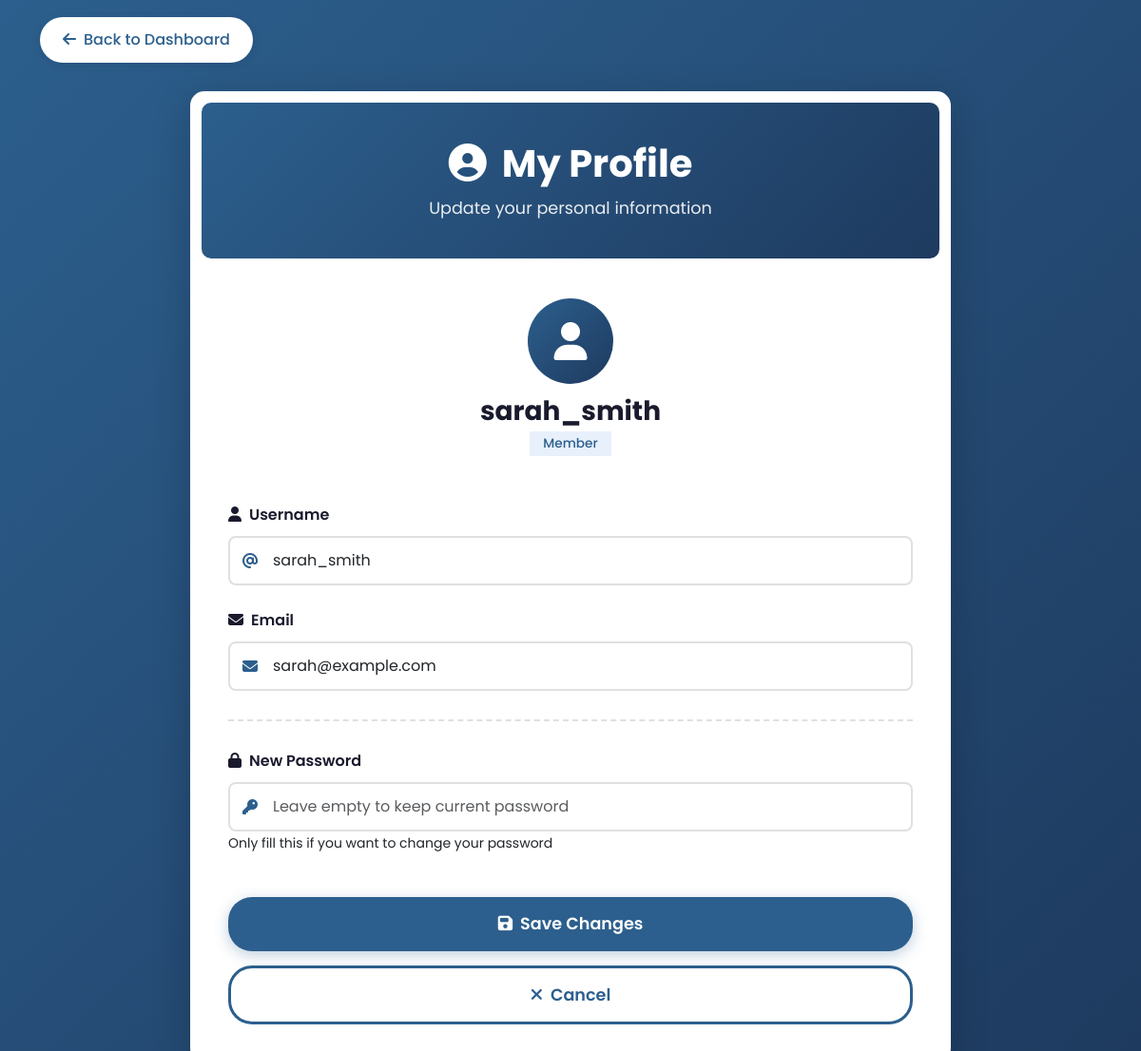
Page /profile (signed in) on the committed database.
### tables this page shows
CREATE TABLE users (
    id INTEGER PRIMARY KEY AUTOINCREMENT,
    username TEXT UNIQUE NOT NULL,
    email TEXT UNIQUE NOT NULL,
    password TEXT NOT NULL,
    role TEXT DEFAULT 'member',
    location TEXT,
    contact_info TEXT,
    created_at TIMESTAMP DEFAULT CURRENT_TIMESTAMP
);

### app.py (the view, shortened to what this page needs)
@app.route('/profile', methods=['GET', 'POST'])
@login_required
def profile():
    conn = get_db_connection()
    user = conn.execute('SELECT * FROM users WHERE id = ?',
                        (current_user.id,)).fetchone()
    conn.close()
    return render_template('profile.html', user=user)
    borrow_req = conn.execute('SELECT * FROM borrow_requests WHERE id = ?',
                              (request_id,)).fetchone()
    if borrow_req is None:
        flash('Request not found!', 'danger')
        conn.close()
        return redirect(url_for('dashboard'))
    book = conn.execute('SELECT * FROM books WHERE id = ?',
                        (borrow_req['book_id'],)).fetchone()
    if book['owner_id'] != current_user.id:
        flash('You are not authorized to do this!', 'danger')
        conn.close()
        return redirect(url_for('dashboard'))
    conn.execute('UPDATE borrow_requests SET status = "accepted" WHERE id = ?',
                 (request_id,))
    conn.execute('UPDATE books SET status = "borrowed" WHERE id = ?',
                 (borrow_req['book_id'],))
    conn.execute('''
        INSERT INTO borrow_transactions (book_id, borrower_id, owner_id, request_id, status)
        VALUES (?, ?, ?, ?, "borrowed")
    ''', (borrow_req['book_id'], borrow_req['borrower_id'], current_user.id, request_id))
    conn.commit()
    conn.close()
    flash('Request accepted! Book is now marked as borrowed.', 'success')
    return redirect(url_for('dashboard'))

### app.py (called while the page is built)
def get_db_connection():
    connection = sqlite3.connect('database.db')
    connection.row_factory = sqlite3.Row
    return connection

@login_manager.user_loader
def load_user(user_id):
    conn = get_db_connection()
    user = conn.execute('SELECT * FROM users WHERE id = ?', (user_id,)).fetchone()
    conn.close()
    if user:
        return User(user['id'], user['username'], user['email'], user['role'])
    return None

### templates/profile.html (shortened to what this page needs)
<!DOCTYPE html>
<html lang="en">
<head>
    <link href="https://cdn.jsdelivr.net/npm/bootstrap@5.3.0/dist/css/bootstrap.min.css" rel="stylesheet">
    <link rel="stylesheet" href="https://cdnjs.cloudflare.com/ajax/libs/font-awesome/6.4.0/css/all.min.css">
    <link rel="stylesheet" href="{{ url_for('static', filename='css/style.css') }}">
</head>
<body style="padding: 18px 0px 0px">
    <div class="container">
        <a href="{{ url_for('dashboard') }}" class="back-button">
            <i class="fas fa-arrow-left me-2"></i>Back to Dashboard
        </a>
        <div class="borrow-container">
            <div class="borrow-header">
                <h1><i class="fas fa-user-circle me-3"></i>My Profile</h1>
                <p>Update your personal information</p>
            </div>
            <div class="profile-avatar">
                <div class="avatar-circle">
                    <i class="fas fa-user"></i>
                </div>
                <h3 class="avatar-name">{{ user['username'] }}</h3>
                <span class="avatar-role">{{ user['role'] }}</span>
            </div>
            <div class="borrow-body">
                <form action="{{ url_for('profile') }}" method="POST">
                    <div class="form-section">
                        <label for="username" class="form-label">
                            <i class="fas fa-user me-2"></i>Username
                        </label>
                        <div class="input-icon">
                            <i class="fas fa-at"></i>
                            <input type="text" class="form-control" id="username" name="username"
                                value="{{ user['username'] }}" required>
                        </div>
                    </div>
                    <div class="form-section">
                        <label for="email" class="form-label">
                            <i class="fas fa-envelope me-2"></i>Email
                        </label>
                        <div class="input-icon">
                            <i class="fas fa-envelope"></i>
                            <input type="email" class="form-control" id="email" name="email" value="{{ user['email'] }}"
                                required>
                        </div>
                    </div>
                    <div class="section-divider"></div>
                    <div class="form-section">
                        <label for="new_password" class="form-label">
                            <i class="fas fa-lock me-2"></i>New Password
                        </label>
                        <div class="input-icon">
                            <i class="fas fa-key"></i>
                            <input type="password" class="form-control" id="new_password" name="new_password"
                                placeholder="Leave empty to keep current password">
                        </div>
                        <small class="image-hint">Only fill this if you want to change your password</small>
                    </div>
                    <button type="submit" class="btn-submit">
                        <i class="fas fa-save me-2"></i>Save Changes
                    </button>
                    <a href="{{ url_for('dashboard') }}" class="btn-cancel">
                        <i class="fas fa-times me-2"></i>Cancel
                    </a>
                </form>
            </div>
        </div>
    </div>
</body>
</html>

### static/css/style.css (style rules this page uses)
:root { --primary-dark: #1a1a2e; --primary-blue: #2c5f8d; --accent-navy: #1e3a5f; --accent-teal: #4a90a4; }
* { margin: 0; padding: 0; box-sizing: border-box; }
body { font-family: 'Poppins', sans-serif; background: linear-gradient(135deg, #2c5f8d 0%, #1e3a5f 100%); }
body { font-family: 'Poppins', sans-serif; background: linear-gradient(135deg, #2c5f8d 0%, #1e3a5f 100%); min-height: 100vh; padding: 0px 0; position: relative; overflow-x: hidden; }
.container { position: relative; z-index: 1; }
.back-button { background-color: white; color: var(--primary-blue); border: none; padding: 12px 24px; border-radius: 25px; font-weight: 500; box-shadow: 0 2px 10px rgba(0, 0, 0, 0.1); text-decoration: none; display: inline-block; margin-bottom: 30px; transition: all 0.3s ease; }
.borrow-container { background: white; border-radius: 15px; box-shadow: 0 10px 40px rgba(0, 0, 0, 0.2); overflow: hidden; max-width: 800px; margin: 0 auto; }
.borrow-header { background: linear-gradient(135deg, var(--primary-blue) 0%, var(--accent-navy) 100%); color: white; padding: 40px; border: 12px solid #fff; border-radius: 22px; text-align: center; }
.borrow-header h1 { font-size: 2.5rem; font-weight: bold; margin-bottom: 10px; }
.borrow-header p { font-size: 1.1rem; opacity: 0.9; margin-bottom: 0; }
.borrow-body { padding: 40px; }
.form-label { font-weight: 600; color: var(--primary-dark); margin-bottom: 10px; font-size: 1rem; }
.form-control, .form-select { border: 2px solid #e0e0e0; border-radius: 8px; padding: 12px 15px; font-size: 1rem; transition: all 0.3s ease; }
.input-icon { position: relative; }
.input-icon i { position: absolute; left: 15px; top: 50%; transform: translateY(-50%); color: var(--primary-blue); }
.input-icon .form-control { padding-left: 45px; }
.btn-submit { background: var(--primary-blue); color: white; border: none; padding: 15px 40px; border-radius: 25px; font-size: 1.1rem; font-weight: 600; width: 100%; margin-top: 20px; transition: all 0.3s ease; box-shadow: 0 4px 15px rgba(44, 95, 141, 0.3); }
.btn-cancel { background: #fff; color: var(--primary-blue); border: 3px solid var(--primary-blue); padding: 15px 40px; border-radius: 25px; font-size: 1.1rem; font-weight: 600; width: 100%; margin-top: 15px; transition: all 0.3s ease; text-decoration: none; display: block; text-align: center; }
.form-section { margin-bottom: 25px; }
.section-divider { border-top: 2px dashed #e0e0e0; margin: 30px 0; }
.profile-avatar { display: flex; flex-direction: column; align-items: center; padding: 30px 0 10px; }
.avatar-circle { width: 90px; height: 90px; background: linear-gradient(135deg, var(--primary-blue), var(--accent-navy)); border-radius: 50%; display: flex; align-items: center; justify-content: center; margin-bottom: 12px; }
.avatar-circle i { font-size: 2.5rem; color: white; }
.avatar-name { font-weight: 700; color: var(--primary-dark); margin-bottom: 4px; }
.avatar-role { background: #e8f0fb; color: var(--primary-blue); padding: 3px 14px; font-size: 0.85rem; font-weight: 500; text-transform: capitalize; }

### rows in the picture
users: username "sarah_smith", role "Member", email "sarah@example.com"
